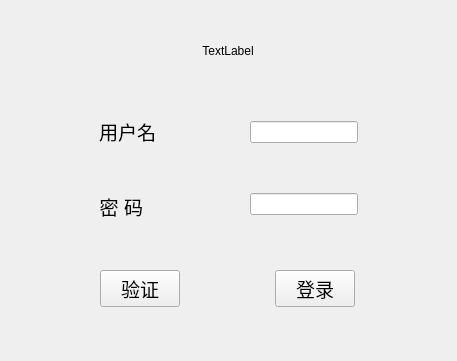
<?xml version="1.0" encoding="UTF-8"?>
<ui version="4.0">
 <class>LoginWindow</class>
 <widget class="QWidget" name="LoginWindow">
  <property name="geometry">
   <rect>
    <x>0</x>
    <y>0</y>
    <width>457</width>
    <height>361</height>
   </rect>
  </property>
  <property name="windowTitle">
   <string>登录验证</string>
  </property>
  <layout class="QVBoxLayout" name="verticalLayout_3">
   <item>
    <layout class="QHBoxLayout" name="horizontalLayout_3">
     <property name="topMargin">
      <number>20</number>
     </property>
     <item>
      <widget class="QLabel" name="logo">
       <property name="sizePolicy">
        <sizepolicy hsizetype="Fixed" vsizetype="Fixed">
         <horstretch>0</horstretch>
         <verstretch>0</verstretch>
        </sizepolicy>
       </property>
       <property name="text">
        <string>TextLabel</string>
       </property>
       <property name="scaledContents">
        <bool>true</bool>
       </property>
       <property name="alignment">
        <set>Qt::AlignCenter</set>
       </property>
       <property name="wordWrap">
        <bool>false</bool>
       </property>
      </widget>
     </item>
    </layout>
   </item>
   <item>
    <layout class="QHBoxLayout" name="horizontalLayout_2">
     <property name="topMargin">
      <number>40</number>
     </property>
     <item>
      <layout class="QVBoxLayout" name="verticalLayout">
       <item>
        <widget class="QLabel" name="UserLabel">
         <property name="sizePolicy">
          <sizepolicy hsizetype="Fixed" vsizetype="Fixed">
           <horstretch>0</horstretch>
           <verstretch>0</verstretch>
          </sizepolicy>
         </property>
         <property name="baseSize">
          <size>
           <width>100</width>
           <height>0</height>
          </size>
         </property>
         <property name="font">
          <font>
           <pointsize>14</pointsize>
          </font>
         </property>
         <property name="layoutDirection">
          <enum>Qt::LeftToRight</enum>
         </property>
         <property name="text">
          <string>用户名</string>
         </property>
         <property name="scaledContents">
          <bool>true</bool>
         </property>
         <property name="alignment">
          <set>Qt::AlignBottom|Qt::AlignHCenter</set>
         </property>
        </widget>
       </item>
       <item>
        <spacer name="verticalSpacer">
         <property name="orientation">
          <enum>Qt::Vertical</enum>
         </property>
         <property name="sizeType">
          <enum>QSizePolicy::Fixed</enum>
         </property>
         <property name="sizeHint" stdset="0">
          <size>
           <width>20</width>
           <height>40</height>
          </size>
         </property>
        </spacer>
       </item>
       <item>
        <widget class="QLabel" name="PasswordLabel">
         <property name="sizePolicy">
          <sizepolicy hsizetype="Fixed" vsizetype="Fixed">
           <horstretch>0</horstretch>
           <verstretch>0</verstretch>
          </sizepolicy>
         </property>
         <property name="font">
          <font>
           <pointsize>14</pointsize>
          </font>
         </property>
         <property name="layoutDirection">
          <enum>Qt::LeftToRight</enum>
         </property>
         <property name="text">
          <string>密 码</string>
         </property>
         <property name="scaledContents">
          <bool>true</bool>
         </property>
         <property name="alignment">
          <set>Qt::AlignBottom|Qt::AlignRight|Qt::AlignTrailing</set>
         </property>
        </widget>
       </item>
      </layout>
     </item>
     <item>
      <layout class="QVBoxLayout" name="verticalLayout_2">
       <item>
        <widget class="QLineEdit" name="UserName">
         <property name="sizePolicy">
          <sizepolicy hsizetype="Fixed" vsizetype="Fixed">
           <horstretch>0</horstretch>
           <verstretch>0</verstretch>
          </sizepolicy>
         </property>
        </widget>
       </item>
       <item>
        <spacer name="verticalSpacer_2">
         <property name="orientation">
          <enum>Qt::Vertical</enum>
         </property>
         <property name="sizeType">
          <enum>QSizePolicy::Fixed</enum>
         </property>
         <property name="sizeHint" stdset="0">
          <size>
           <width>20</width>
           <height>40</height>
          </size>
         </property>
        </spacer>
       </item>
       <item>
        <widget class="QLineEdit" name="Password">
         <property name="sizePolicy">
          <sizepolicy hsizetype="Fixed" vsizetype="Fixed">
           <horstretch>0</horstretch>
           <verstretch>0</verstretch>
          </sizepolicy>
         </property>
         <property name="inputMethodHints">
          <set>Qt::ImhDate</set>
         </property>
         <property name="readOnly">
          <bool>false</bool>
         </property>
        </widget>
       </item>
      </layout>
     </item>
    </layout>
   </item>
   <item>
    <layout class="QHBoxLayout" name="horizontalLayout">
     <property name="topMargin">
      <number>30</number>
     </property>
     <property name="bottomMargin">
      <number>30</number>
     </property>
     <item>
      <widget class="QPushButton" name="Verify_Btn">
       <property name="sizePolicy">
        <sizepolicy hsizetype="Fixed" vsizetype="Fixed">
         <horstretch>0</horstretch>
         <verstretch>0</verstretch>
        </sizepolicy>
       </property>
       <property name="font">
        <font>
         <pointsize>14</pointsize>
        </font>
       </property>
       <property name="text">
        <string>验证</string>
       </property>
      </widget>
     </item>
     <item>
      <widget class="QPushButton" name="Login_Btn">
       <property name="sizePolicy">
        <sizepolicy hsizetype="Fixed" vsizetype="Fixed">
         <horstretch>0</horstretch>
         <verstretch>0</verstretch>
        </sizepolicy>
       </property>
       <property name="font">
        <font>
         <pointsize>14</pointsize>
        </font>
       </property>
       <property name="text">
        <string>登录</string>
       </property>
      </widget>
     </item>
    </layout>
   </item>
  </layout>
 </widget>
 <resources/>
 <connections/>
</ui>
